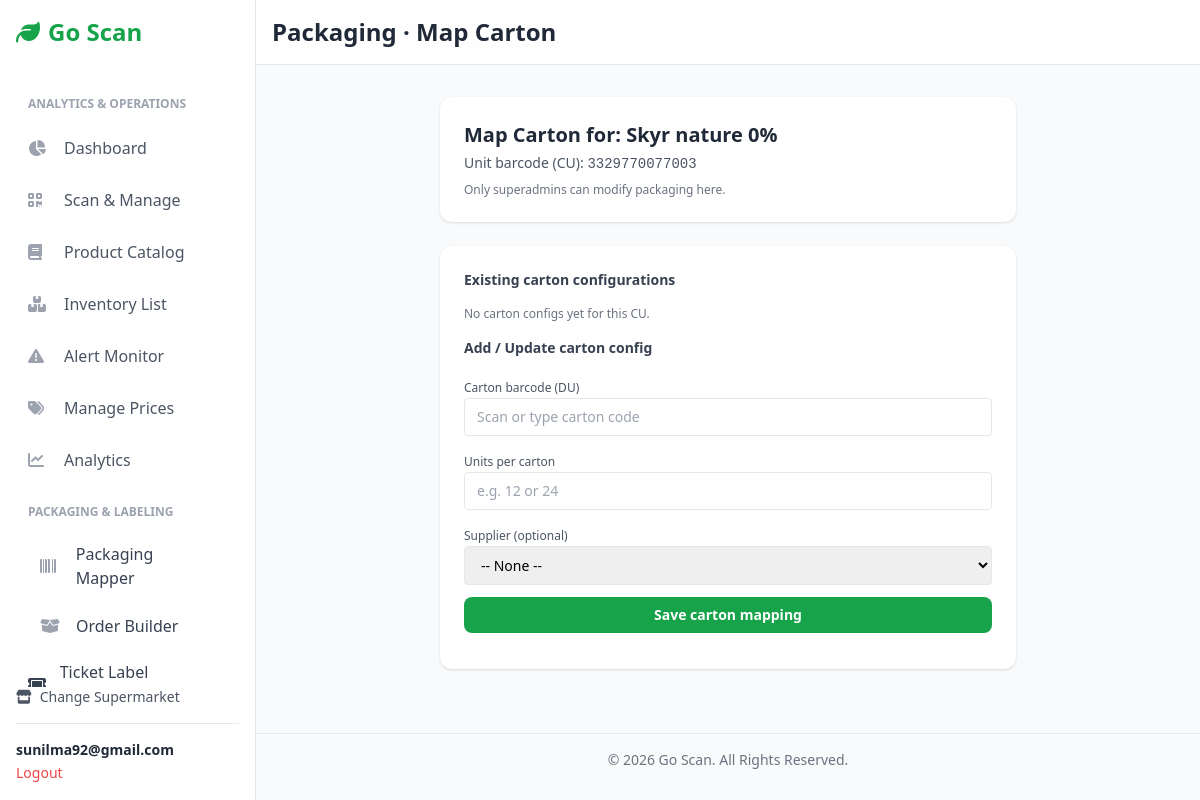
Before: /packaging/1/scan/carton/3329770077003/ (signed in) with the older database file.
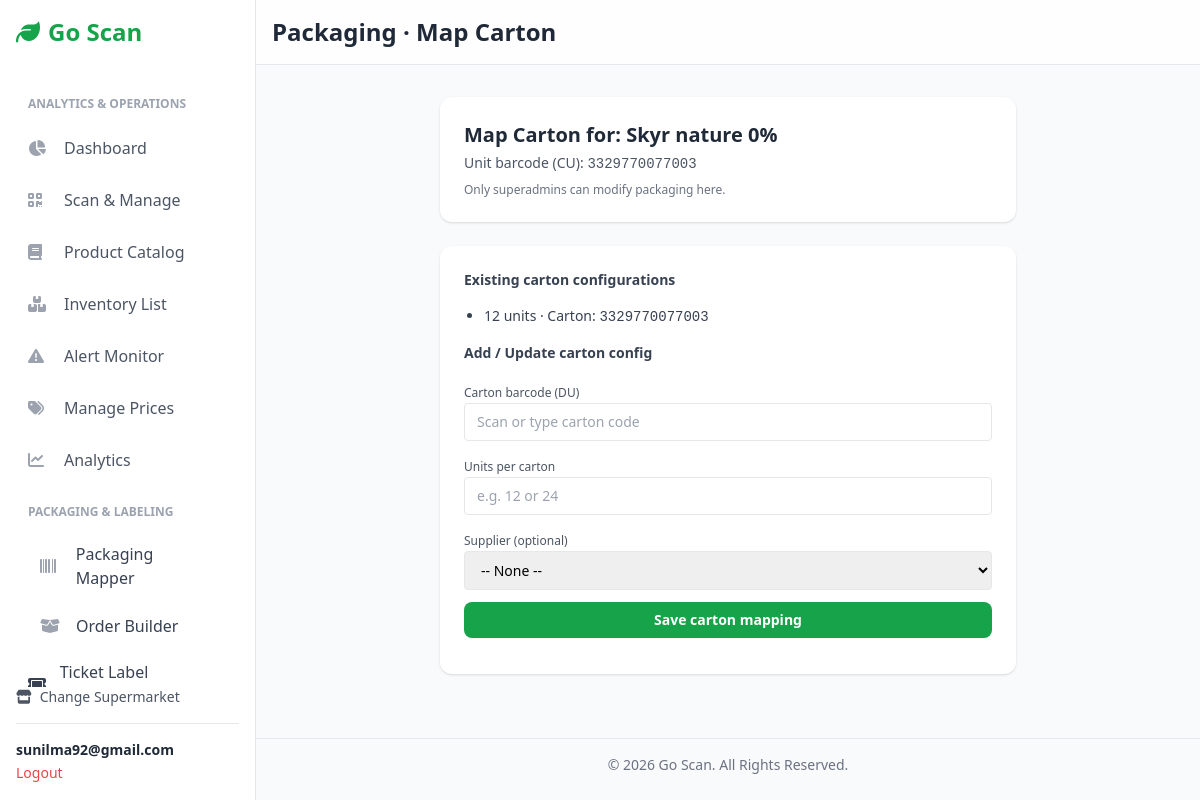
After: the same page with the newer database file.
### order/models.py (models this page shows, shortened)
class ProductPackaging(models.Model):
    product = models.ForeignKey(
        Product,
        on_delete=models.CASCADE,
        related_name="packaging_options",
    )
    unit_barcode = models.CharField(
        max_length=50,
        help_text="Consumer Unit (CU) barcode — usually same as Product.barcode",
    )
    carton_barcode = models.CharField(
        max_length=50,
        help_text="Distribution Unit (DU) barcode — GTIN-14 / Code128 / internal",
    )
    units_per_carton = models.PositiveIntegerField(
        help_text="How many units in one carton (DU).",
    )
    supplier = models.ForeignKey(
        Supplier,
        on_delete=models.SET_NULL,
        null=True,
        blank=True,
        help_text="Optional default supplier for this pack size.",
    )
    is_active = models.BooleanField(default=True)
    created_at = models.DateTimeField(auto_now_add=True)
    class Meta:
        unique_together = ("product", "unit_barcode", "carton_barcode")
        verbose_name = "Product Packaging"
        verbose_name_plural = "Product Packaging"

### order/views.py (the view)
@login_required(login_url='account_login')
@user_passes_test(is_superadmin)
def scan_carton_view(request, supermarket_id, unit_barcode):
    supermarket = get_object_or_404(Supermarket, pk=supermarket_id)
    product = get_object_or_404(Product, barcode=unit_barcode)
    existing_packs = ProductPackaging.objects.filter(
        product=product, unit_barcode=unit_barcode
    )
    return render(request, "packaging/scan_carton.html", {
        "supermarket": supermarket,
        "product": product,
        "unit_barcode": unit_barcode,
        "existing_packs": existing_packs,
    })

### order/views.py (called while the page is built)
def is_superadmin(user):
    return user.is_superuser or getattr(user, "is_superadmin", False)

### templates/packaging/scan_carton.html (shortened to what this page needs)
{% extends "inventory/base.html" %}
{% block header %}Packaging · Map Carton{% endblock %}
{% block content %}
<div class="max-w-xl mx-auto space-y-6">
    <div class="bg-white rounded-xl shadow p-6">
        <h2 class="text-xl font-bold text-gray-800 mb-1">
            Map Carton for: {{ product.name }}
        </h2>
        <p class="text-sm text-gray-600 mb-2">
            Unit barcode (CU): <span class="font-mono">{{ unit_barcode }}</span>
        </p>
        <p class="text-xs text-gray-500">
            Only superadmins can modify packaging here.
        </p>
    </div>
    <div class="bg-white rounded-xl shadow p-6 space-y-4">
        <h3 class="text-sm font-semibold text-gray-700 mb-2">Existing carton configurations</h3>
        {% if existing_packs %}
            <ul class="text-sm text-gray-700 list-disc pl-5 space-y-1 mb-4">
            {% for p in existing_packs %}
                <li>
                    {{ p.units_per_carton }} units · Carton: <span class="font-mono">{{ p.carton_barcode }}</span>
                </li>
            {% endfor %}
            </ul>
        {% else %}
            <p class="text-xs text-gray-500 mb-4">No carton configs yet for this CU.</p>
        {% endif %}
        <h3 class="text-sm font-semibold text-gray-700 mb-2">Add / Update carton config</h3>
        <form id="cartonForm" class="space-y-3">
            <div>
                <label class="text-xs font-medium text-gray-600">Carton barcode (DU)</label>
                <input type="text" name="carton_barcode" class="w-full border rounded px-3 py-2 text-sm"
                       placeholder="Scan or type carton code">
            </div>
            <div>
                <label class="text-xs font-medium text-gray-600">Units per carton</label>
                <input type="number" name="units_per_carton" min="1"
                       class="w-full border rounded px-3 py-2 text-sm" placeholder="e.g. 12 or 24">
            </div>
            <div>
                <label class="text-xs font-medium text-gray-600">Supplier (optional)</label>
                <select name="supplier_id" class="w-full border rounded px-3 py-2 text-sm">
                    <option value="">-- None --</option>
                </select>
            </div>
            <button type="submit"
                    class="w-full bg-green-600 hover:bg-green-700 text-white py-2 rounded-lg text-sm font-semibold">
                Save carton mapping
            </button>
        </form>
    </div>
</div>
{% endblock %}

Changed rows visible on the page:
added ProductPackaging: units_per_carton "12", carton_barcode "3329770077003"
Other visible differences:
text no longer shown: "No carton configs yet for this CU."
